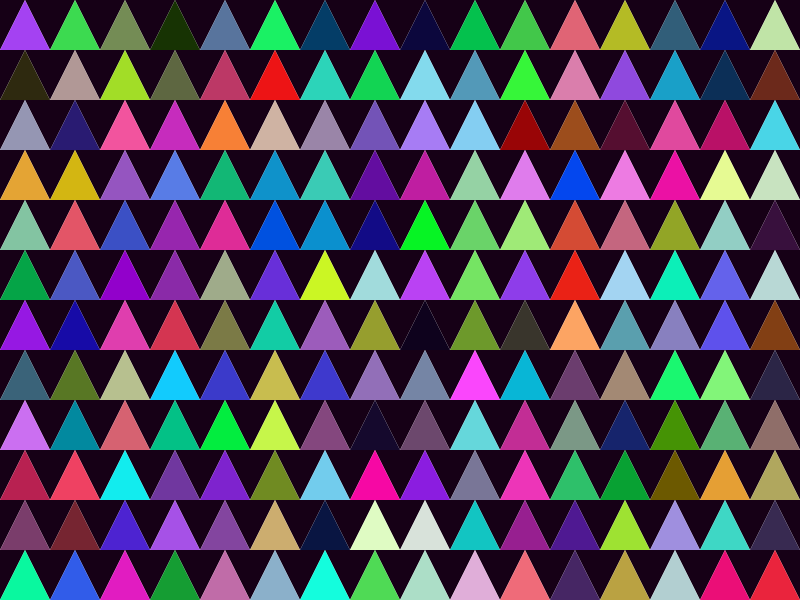
Frame 1 (no input)
Frame 60 (the mouse pressed at the canvas centre just before this capture): identical to frame 1, image omitted
Frame 120 (the mouse held since frame 60 and released just before this capture): identical to frame 1, image omitted

The Processing sketch that drew this single still picture (run headless with seeded random() and noise(); from frame 60 on, the mouse is pressed at the canvas centre):

// Processing sketch: sketch_190613_equilateral_trangle_grid_simple
// ── sketch_190613_equilateral_trangle_grid_simple.pde
//
ArrayList<TriangleClass> triangles;
//
// ---------------------------------------------------------------
//
void setup()
{
  // init
  size(800, 600);
  //  frameRate(3);
  int widthX= 50;
  int widthY= 50;
  int widthXhalf= widthX/2;
  int widthYhalf= widthY/2;
  triangles = new ArrayList<TriangleClass>();  // Create an empty ArrayList
  // the broad side up
  for (int y1=0; y1 < 12*widthY; y1+=widthY) {
    for (int x1=0; x1 < 17*widthX; x1+=widthX) {
      // for the Color :
      color MyC1 = color( 22, (x1 % 2) == 0 ? 0 : 255, 22 );
      // color MyC1 = color (255, 0, 0);
      // color MyC1 = color (0);
      // A new TriangleClass object is added to the ArrayList (by default to the end)
      triangles.add(new TriangleClass(
        x1-widthXhalf, y1, 
        x1+widthXhalf, y1, 
        x1, y1+widthY, 
        MyC1 ));
    }
  }
  // 
  // the broad side down
  for (int y1=0; y1 < 12*widthY; y1+=widthY) {
    for (int x1=0; x1 < 17*widthX; x1+=widthX) {
      // for the Color :
      //color MyC1 = color(  (x1 % 2) == 0 ? 0 : 255, 22, 22);
      color MyC1 = color( random (255), random (255), random (255));  
      // color MyC1 = color (0, 255, 0);
      // color MyC1 = color (0);
      // A new TriangleClass object is added to the ArrayList (by default to the end)
      triangles.add(new TriangleClass(
        x1+2*widthXhalf, y1+widthY, 
        x1+widthXhalf, y1, 
        x1-0, y1+widthY, 
        MyC1 ));
    }
  }
  noStroke();
} // func
//
//
void draw()
{
  // runs again and again
  background(255);
  TriangleClass myCurrentTriangle ;
  //
  for (int i=0; i < triangles.size(); i++) {
    // get object from ArrayList
    myCurrentTriangle = triangles.get(i);
    myCurrentTriangle.display();
  } // for
} // func
//
void mouseClicked () {
  TriangleClass myCurrentTriangle ;
  for (int i=0; i < triangles.size(); i++) {
    // get object from ArrayList
    myCurrentTriangle = triangles.get(i);
    myCurrentTriangle.mouseOver();
  }
}
void keyPressed() {
  // reset
  TriangleClass myCurrentTriangle ;
  for (int i=0; i < triangles.size(); i++) {
    myCurrentTriangle = triangles.get(i);
  }
}
// =====================================================================
// Simple class
class TriangleClass {
  //
  float x1, y1, x2, y2, x3, y3;    // points
  color myColor;                  // fill color
  float mouseSensorX, mouseSensorY;// check point for dist to mouse
  //
  // constructor
  TriangleClass(
    float tempX1, float tempY1, 
    float tempX2, float tempY2, 
    float tempX3, float tempY3, 
    color tempmyColor1 ) {
    x1 = tempX1;
    y1 = tempY1;
    x2 = tempX2;
    y2 = tempY2;
    x3 = tempX3;
    y3 = tempY3;   
    myColor=tempmyColor1;
    mouseSensorX = (x1+x2+x3 )/ 3;
    mouseSensorY = (y1+y2+y3 )/ 3;
  }  // constructor
  //
  void mouseOver() {
    if (dist ( mouseX, mouseY, mouseSensorX, mouseSensorY ) < 10) {
      myColor = color( random (255), random (255), random (255));
    } // if
  } // func
  //
  void display() {
    // show rectangle
    fill(myColor);
    triangle(x1, y1, x2, y2, x3, y3);
  } // func
  //
} // class
// =====================================================================
